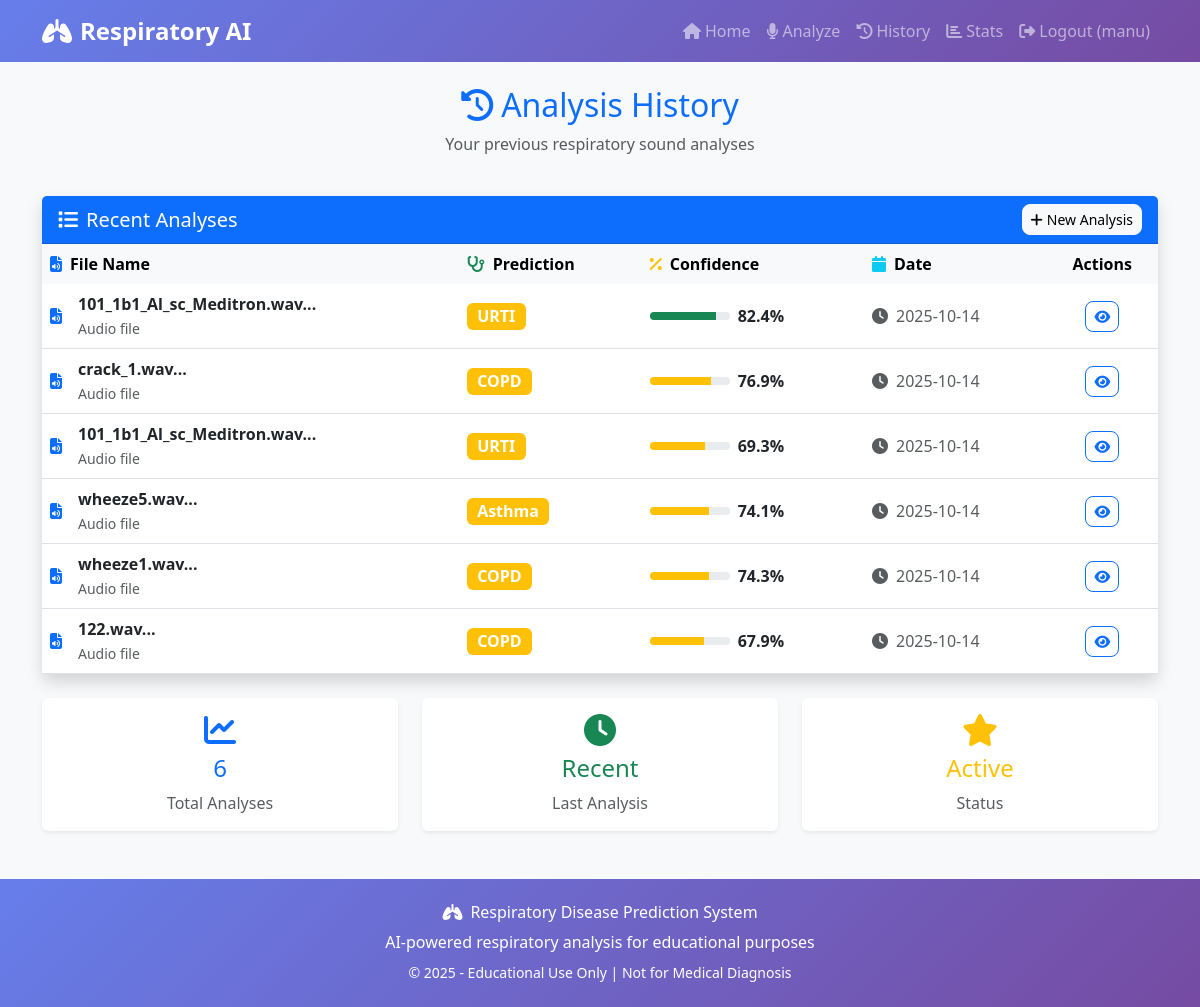
Screenshot of /history (signed in) with the database file from the repository.
### tables this page shows
CREATE TABLE predictions (
        id INTEGER PRIMARY KEY,
        user_id INTEGER,
        filename TEXT,
        prediction TEXT,
        confidence REAL,
        created_at TIMESTAMP DEFAULT CURRENT_TIMESTAMP,
        FOREIGN KEY (user_id) REFERENCES users (id)
    );

### app.py (the view)
@app.route('/history')
def history():
    if 'user_id' not in session:
        return redirect(url_for('login'))
    conn = sqlite3.connect('respiratory.db')
    cursor = conn.cursor()
    cursor.execute('SELECT filename, prediction, confidence, created_at FROM predictions WHERE user_id = ? ORDER BY created_at DESC LIMIT 20', (session['user_id'],))
    predictions = cursor.fetchall()
    conn.close()
    return render_template('history.html', predictions=predictions)

### templates/history.html (shortened to what this page needs)
{% extends "base.html" %}
{% block content %}
<div class="row">
    <div class="col-12 text-center mb-4">
        <h2 class="text-primary">
            <i class="fas fa-history me-2"></i>Analysis History
        </h2>
        <p class="text-muted">Your previous respiratory sound analyses</p>
    </div>
</div>
<div class="row">
    <div class="col-12">
        <div class="card border-0 shadow">
            <div class="card-header bg-primary text-white">
                <div class="row align-items-center">
                    <div class="col">
                        <h5 class="mb-0"><i class="fas fa-list me-2"></i>Recent Analyses</h5>
                    </div>
                    <div class="col-auto">
                        <a href="{{ url_for('upload') }}" class="btn btn-light btn-sm">
                            <i class="fas fa-plus me-1"></i>New Analysis
                        </a>
                    </div>
                </div>
            </div>
            <div class="card-body p-0">
                {% if predictions %}
                <div class="table-responsive">
                    <table class="table table-hover mb-0">
                        <thead class="table-light">
                            <tr>
                                <th class="border-0">
                                    <i class="fas fa-file-audio me-2 text-primary"></i>File Name
                                </th>
                                <th class="border-0">
                                    <i class="fas fa-stethoscope me-2 text-success"></i>Prediction
                                </th>
                                <th class="border-0">
                                    <i class="fas fa-percentage me-2 text-warning"></i>Confidence
                                </th>
                                <th class="border-0">
                                    <i class="fas fa-calendar me-2 text-info"></i>Date
                                </th>
                                <th class="border-0 text-center">Actions</th>
                            </tr>
                        </thead>
                        <tbody>
                            {% for pred in predictions %}
                            <tr>
                                <td class="align-middle">
                                    <div class="d-flex align-items-center">
                                        <i class="fas fa-file-audio me-3 text-primary"></i>
                                        <div>
                                            <div class="fw-bold">{{ pred[0][:30] }}...</div>
                                            <small class="text-muted">Audio file</small>
                                        </div>
                                    </div>
                                </td>
                                <td class="align-middle">
                                    <span class="badge fs-6 {% if pred[1] == 'Healthy' %}bg-success{% elif pred[1] == 'Pneumonia' %}bg-danger{% else %}bg-warning{% endif %}">
                                        {{ pred[1] }}
                                    </span>
                                </td>
                                <td class="align-middle">
                                    <div class="d-flex align-items-center">
                                        <div class="progress me-2" style="width: 80px; height: 8px;">
                                            <div class="progress-bar {% if pred[2] > 80 %}bg-success{% elif pred[2] > 60 %}bg-warning{% else %}bg-danger{% endif %}"
                                                 style="width: {{ pred[2] }}%"></div>
                                        </div>
                                        <span class="fw-bold">{{ "%.1f"|format(pred[2]) }}%</span>
                                    </div>
                                </td>
                                <td class="align-middle">
                                    <div class="text-muted">
                                        <i class="fas fa-clock me-1"></i>
                                        {{ pred[3][:10] }}
                                    </div>
                                </td>
                                <td class="align-middle text-center">
                                    <button class="btn btn-outline-primary btn-sm" title="View Details">
                                        <i class="fas fa-eye"></i>
                                    </button>
                                </td>
                            </tr>
                            {% endfor %}
                        </tbody>
                    </table>
                </div>
                {% endif %}
            </div>
        </div>
    </div>
</div>
{% if predictions %}
<div class="row mt-4">
    <div class="col-md-4">
        <div class="card border-0 shadow-sm text-center">
            <div class="card-body">
                <i class="fas fa-chart-line fa-2x text-primary mb-2"></i>
                <h4 class="text-primary">{{ predictions|length }}</h4>
                <p class="text-muted mb-0">Total Analyses</p>
            </div>
        </div>
    </div>
    <div class="col-md-4">
        <div class="card border-0 shadow-sm text-center">
            <div class="card-body">
                <i class="fas fa-clock fa-2x text-success mb-2"></i>
                <h4 class="text-success">Recent</h4>
                <p class="text-muted mb-0">Last Analysis</p>
            </div>
        </div>
    </div>
    <div class="col-md-4">
        <div class="card border-0 shadow-sm text-center">
            <div class="card-body">
                <i class="fas fa-star fa-2x text-warning mb-2"></i>
                <h4 class="text-warning">Active</h4>
                <p class="text-muted mb-0">Status</p>
            </div>
        </div>
    </div>
</div>
{% endif %}
{% endblock %}

### templates/base.html (style rules this page uses)
body { font-family: 'Segoe UI', Tahoma, Geneva, Verdana, sans-serif; }
.card { box-shadow: 0 2px 4px rgba(0,0,0,0.1); border: none; }
.btn { border-radius: 8px; }

### rows the page displays
predictions: filename "101_1b1_Al_sc_Meditron.wav", prediction "URTI", confidence "82.4", created_at "2025-10-14"
predictions: filename "crack_1.wav", prediction "COPD", confidence "76.9", created_at "2025-10-14"
predictions: filename "101_1b1_Al_sc_Meditron.wav", prediction "URTI", confidence "69.3", created_at "2025-10-14"
predictions: filename "wheeze5.wav", prediction "Asthma", confidence "74.1", created_at "2025-10-14"
predictions: filename "wheeze1.wav", prediction "COPD", confidence "74.3", created_at "2025-10-14"
predictions: filename "122.wav", prediction "COPD", confidence "67.9", created_at "2025-10-14"

### other values shown
{{ session.username }} "manu"
{{ predictions|length }} "6"
